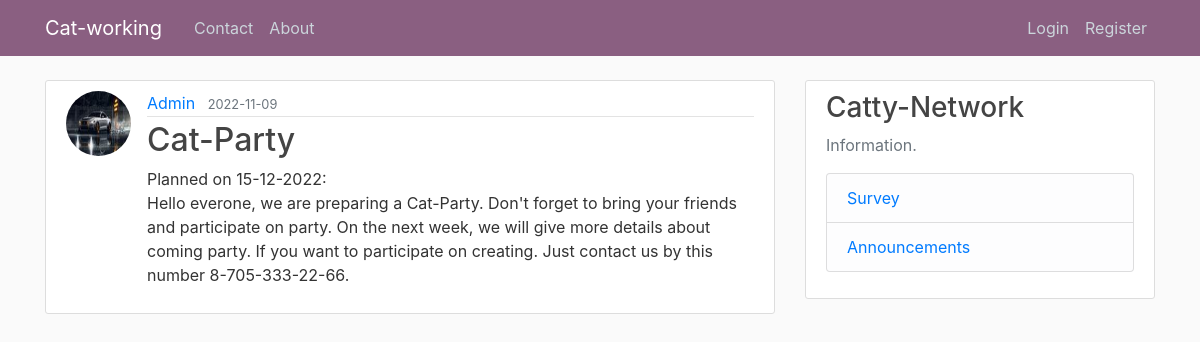
/post/1, run on the app's committed database.
### flaskblog/models.py (models this page shows, shortened)
class User(db.Model, UserMixin):
    id = db.Column(db.Integer, primary_key=True)
    username = db.Column(db.String(20), unique=True, nullable=False)
    email = db.Column(db.String(120), unique=True, nullable=False)
    image_file = db.Column(db.String(20), nullable=False, default='default.jpg')
    password = db.Column(db.String(60), nullable=False)
    posts = db.relationship('Post', backref='author', lazy=True)

class Post(db.Model):
    id = db.Column(db.Integer, primary_key=True)
    title = db.Column(db.String(100), nullable=False)
    date_posted = db.Column(db.DateTime, nullable=False, default=datetime.utcnow)
    content = db.Column(db.Text, nullable=False)
    user_id = db.Column(db.Integer, db.ForeignKey('user.id'), nullable=False)

### flaskblog/routes.py (the view)
@app.route("/post/<int:post_id>")
def post(post_id):
    post = Post.query.get_or_404(post_id)
    return render_template('post.html', title=post.title, post=post)

### flaskblog/templates/post.html (shortened to what this page needs)
{% extends "layout.html" %}
{% block content %}
  <article class="media content-section">
    <img class="rounded-circle article-img" src="{{ url_for('static', filename='profile_pics/' + post.author.image_file) }}">
    <div class="media-body">
      <div class="article-metadata">
        <a class="mr-2" href="#">{{ post.author.username }}</a>
        <small class="text-muted">{{ post.date_posted.strftime('%Y-%m-%d') }}</small>
      </div>
      <h2 class="article-title">{{ post.title }}</h2>
      <p class="article-content">{{ post.content }}</p>
    </div>
  </article>
{% endblock content %}

### flaskblog/static/main.css (style rules this page uses)
body { background: #fafafa; color: #333333; margin-top: 5rem; }
h1, h2, h3, h4, h5, h6 { color: #444444; }
.content-section { background: #ffffff; padding: 10px 20px; border: 1px solid #dddddd; border-radius: 3px; margin-bottom: 20px; }
.article-title { color: #444444; }
.article-content { white-space: pre-line; }
.article-img { height: 65px; width: 65px; margin-right: 16px; }
.article-metadata { padding-bottom: 1px; margin-bottom: 4px; border-bottom: 1px solid #e3e3e3 }

### data on the page
User: image_file (picture), author.username "Admin"
Post: date_posted "2022-11-09", title "Cat-Party", content "Planned on 15-12-2022: Hello everone, we are preparing a Cat-Party. Don't forget to bring your friends and participate on party. On the next week, we will give more details about coming party. If you want to participate on creating. Just contact us by this number 8-705-333-22-66."
